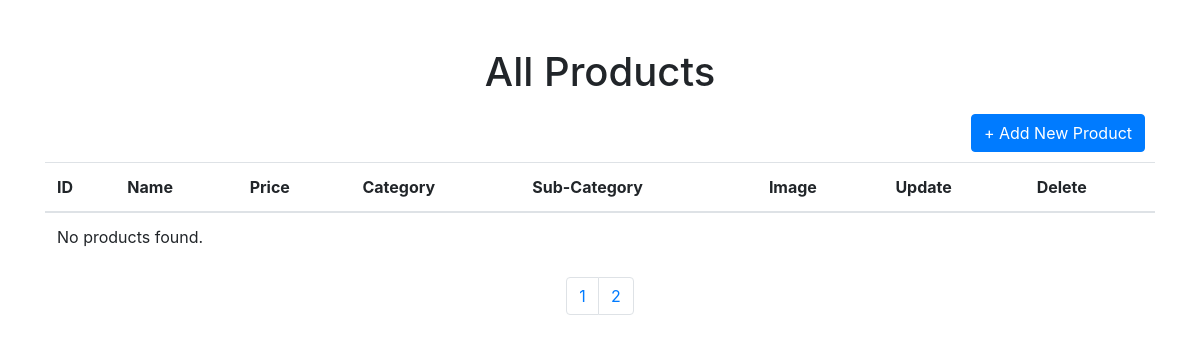
Before: /all-products.php?page=3 with the older database file.
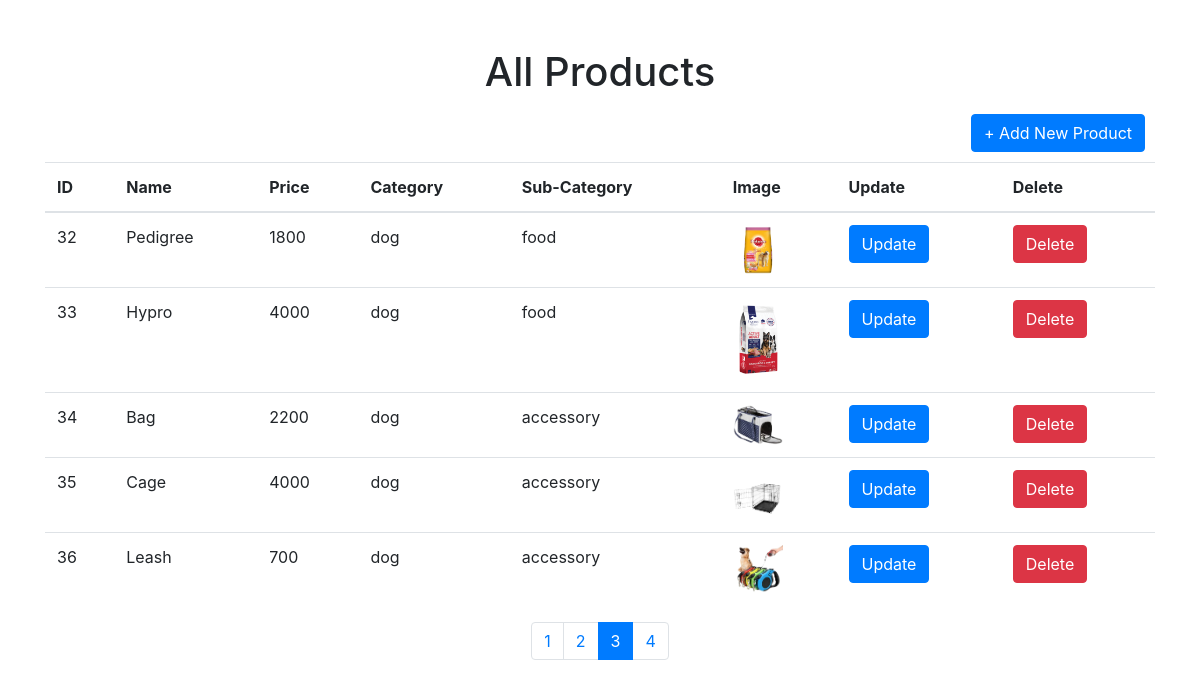
After: the same page with the newer database file.
### tables this page shows
CREATE TABLE `products` (
  `id` int NOT NULL AUTO_INCREMENT COMMENT 'Primary Key',
  `name` varchar(255) DEFAULT NULL,
  `price` varchar(255) DEFAULT NULL,
  `category` varchar(255) DEFAULT NULL,
  `filter` varchar(255) DEFAULT NULL,
  `image` varchar(255) DEFAULT NULL,
  PRIMARY KEY (`id`)
);

### all-products.php (the view, shortened to what this page needs)
<!DOCTYPE html>
<html>
<head>
    <link rel="stylesheet" href="https://stackpath.bootstrapcdn.com/bootstrap/4.5.2/css/bootstrap.min.css">
</head>
<body>
    <div class="container mt-5">
        <h1 class="text-center">All Products</h1>
        <div style="float: right; padding: 10px;" class="addnewbtn"><a href="add-product.php" target="_blank" class="btn btn-primary">+ Add New Product</a></div>
        <table class="table">
            <thead>
                <tr>
                    <th>ID</th>
                    <th>Name</th>
                    <th>Price</th>
                    <th>Category</th>
                    <th>Sub-Category</th>
                    <th>Image</th>
                    <th>Update</th>
                    <th>Delete</th>
                </tr>
            </thead>
            <tbody>
                <?php
                include("connection.php");
                $products_per_page = 5;
                $current_page = isset($_GET['page']) ? (int)$_GET['page'] : 1;
                $offset = ($current_page - 1) * $products_per_page;
                $query = "SELECT * FROM products LIMIT $offset, $products_per_page";
                $result = $con->query($query);
                if ($result->num_rows > 0) {
                    while ($row = $result->fetch_assoc()) {
                        ?>
                        <tr>
                            <td><?php echo $row['id']; ?></td>
                            <td><?php echo $row['name']; ?></td>
                            <td><?php echo $row['price']; ?></td>
                            <td><?php echo $row['category']; ?></td>
                            <td><?php echo $row['filter']; ?></td>
                            <td><img src="./assets/image/<?php echo $row['image']; ?>" alt="Product Image" width="50"></td>
                            <td><a href="edit-product.php?id=<?php echo $row['id']; ?>" class="btn btn-primary">Update</a></td>
                            <td>
                                <form method="post" action="delete-product.php" onsubmit="return confirm('Are you sure you want to delete this product?')">
                                    <button type="submit" class="btn btn-danger">Delete</button>
                                </form>
                            </td>
                        </tr>
                        <?php
                    }
                } else {
                    ?>
                    <tr>
                        <td colspan="8">No products found.</td>
                    </tr>
                    <?php
                }
                ?>
            </tbody>
        </table>
        <nav aria-label="Page navigation">
            <ul class="pagination justify-content-center">
                <?php
                $con = new mysqli('localhost', 'root', '', 'ypp');
                $query = "SELECT COUNT(*) AS total FROM products";
                $result = $con->query($query);
                $total_products = $result->fetch_assoc()['total'];
                $total_pages = ceil($total_products / $products_per_page);
                for ($i = 1; $i <= $total_pages; $i++) {
                    $active_class = ($current_page === $i) ? 'active' : '';
                    echo "<li class='page-item $active_class'><a class='page-link' href='all-products.php?page=$i'>$i</a></li>";
                }
                ?>
            </ul>
        </nav>
    </div>
</body>
</html>

Changed rows visible on the page:
added products: id "32", name "Pedigree", price "1800", category "dog", filter "food", image (picture)
added products: id "33", name "Hypro", price "4000", category "dog", filter "food", image (picture)
added products: id "34", name "Bag", price "2200", category "dog", filter "accessory", image (picture)
added products: id "35", name "Cage", price "4000", category "dog", filter "accessory", image (picture)
added products: id "36", name "Leash", price "700", category "dog", filter "accessory", image (picture)
Other visible differences:
new list line: "3"
new list line: "4"
text no longer shown: "No products found."
